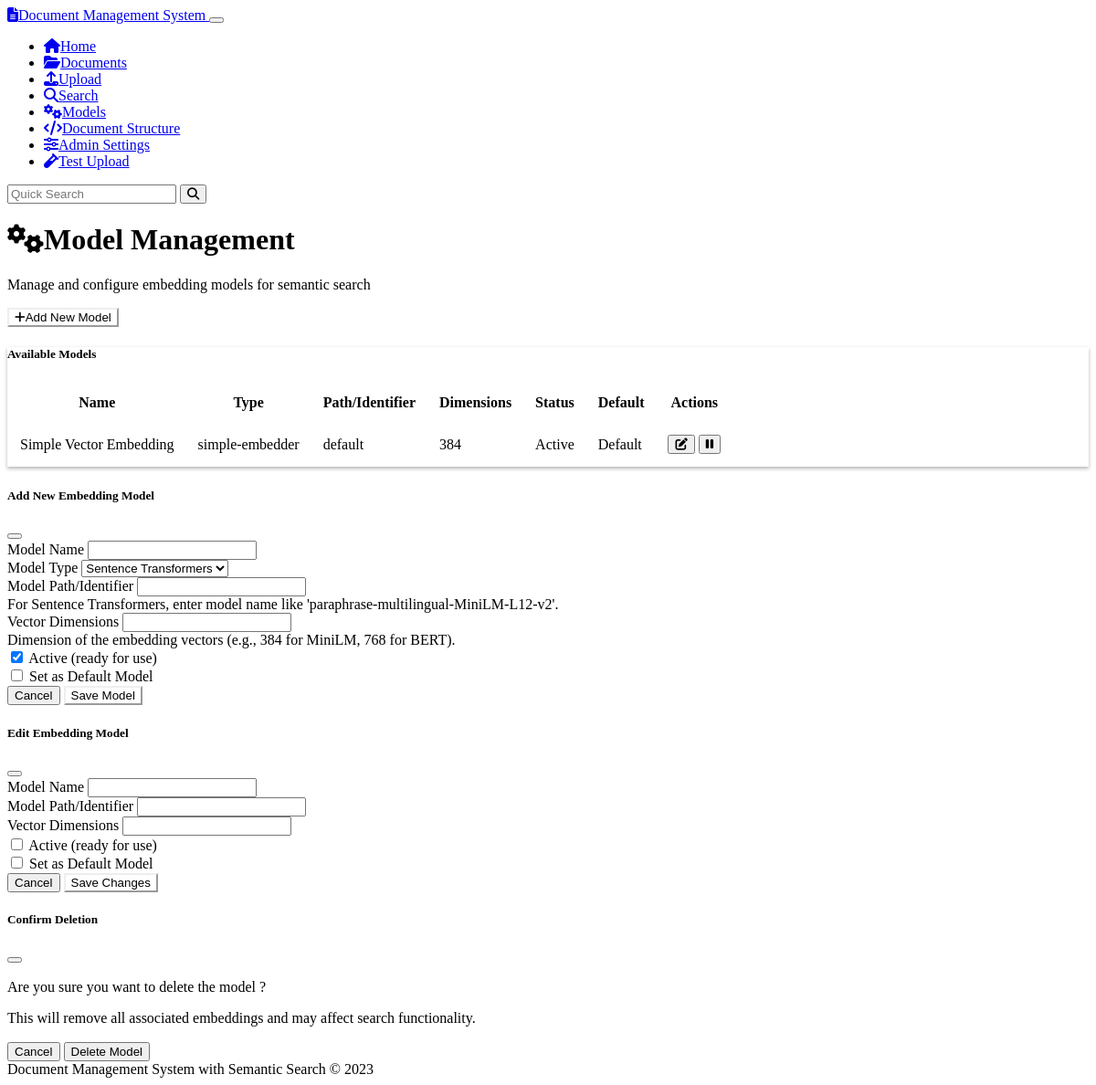
The page /models on the database as committed earlier.
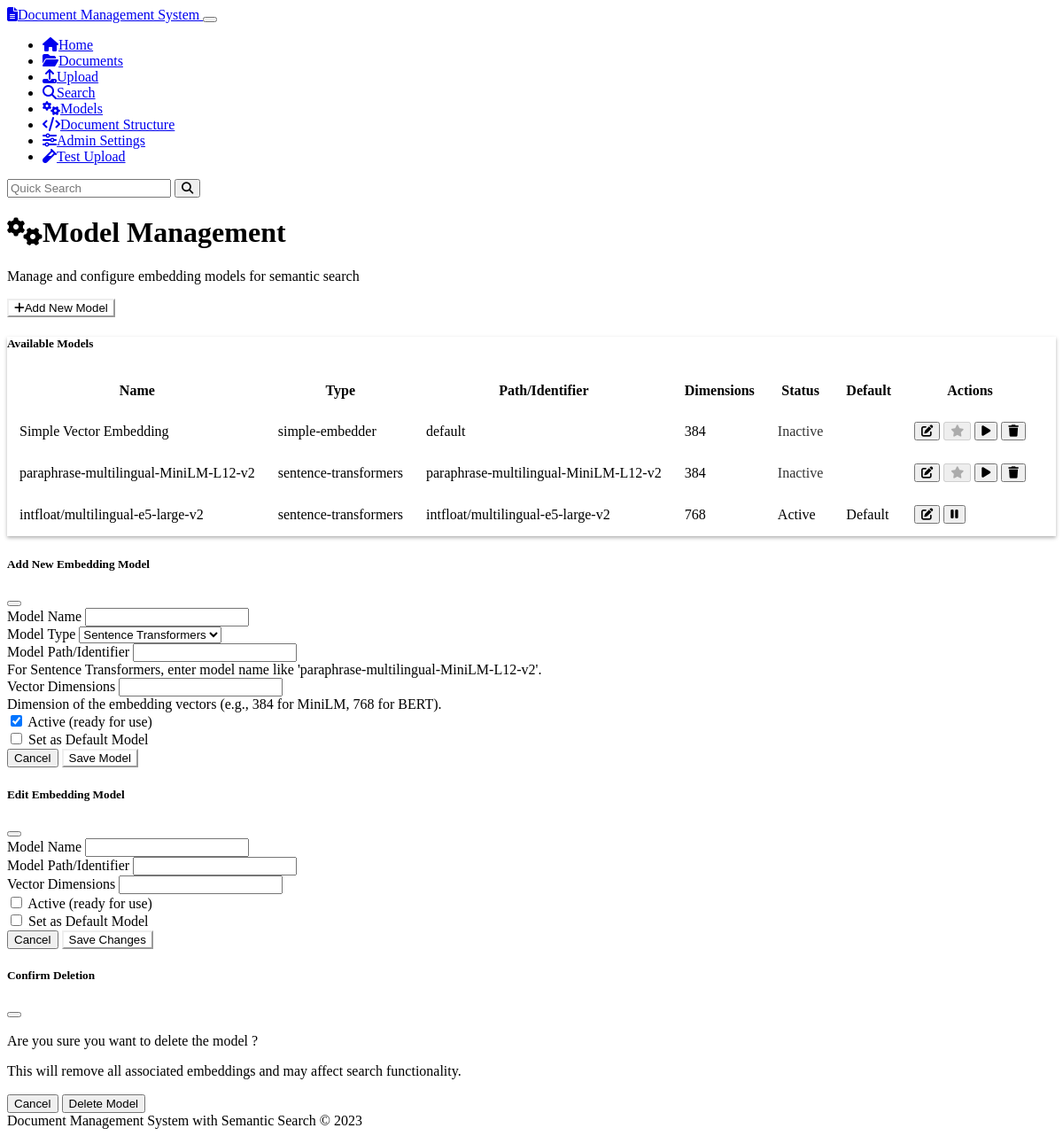
The same page on the database as committed later.
### models.py (models this page shows, shortened)
class EmbeddingModel(db.Model):
    id = db.Column(db.String(36), primary_key=True, default=lambda: str(uuid.uuid4()))
    name = db.Column(db.String(100), nullable=False, unique=True)
    model_type = db.Column(db.String(50), nullable=False)  # sentence-transformers, openai, etc.
    model_path = db.Column(db.String(255), nullable=False)  # Path or identifier for the model
    dimension = db.Column(db.Integer, nullable=False)
    is_active = db.Column(db.Boolean, default=True)
    is_default = db.Column(db.Boolean, default=False)
    config = db.Column(JSON, nullable=True)  # Additional configuration
    created_at = db.Column(db.DateTime, default=datetime.datetime.utcnow)
    embeddings = db.relationship('ChunkEmbedding', backref='model', cascade='all, delete-orphan')

### routes.py (the view)
@app.route('/models')
def model_management():
    models = EmbeddingModel.query.all()
    return render_template('model_management.html', models=models)

### templates/model_management.html (shortened to what this page needs)
{% extends 'base.html' %}
{% block content %}
<div class="row mb-4">
    <div class="col-md-6">
        <h1><i class="fas fa-cogs me-2"></i>Model Management</h1>
        <p class="text-muted">Manage and configure embedding models for semantic search</p>
    </div>
    <div class="col-md-6 text-md-end">
        <button type="button" class="btn btn-primary" data-bs-toggle="modal" data-bs-target="#addModelModal">
            <i class="fas fa-plus me-1"></i>Add New Model
        </button>
    </div>
</div>
<div class="row">
    <div class="col-12">
        <div class="card">
            <div class="card-header">
                <h5 class="mb-0">Available Models</h5>
            </div>
            <div class="table-responsive">
                <table class="table table-hover align-middle mb-0" id="models-table">
                    <thead>
                        <tr>
                            <th>Name</th>
                            <th>Type</th>
                            <th>Path/Identifier</th>
                            <th>Dimensions</th>
                            <th>Status</th>
                            <th>Default</th>
                            <th class="text-center">Actions</th>
                        </tr>
                    </thead>
                    <tbody>
                        {% for model in models %}
                            <tr data-model-id="{{ model.id }}">
                                <td>{{ model.name }}</td>
                                <td>{{ model.model_type }}</td>
                                <td>{{ model.model_path }}</td>
                                <td>{{ model.dimension }}</td>
                                <td>
                                    {% if model.is_active %}
                                        <span class="badge bg-success">Active</span>
                                    {% else %}
                                        <span class="badge bg-secondary">Inactive</span>
                                    {% endif %}
                                </td>
                                <td>
                                    {% if model.is_default %}
                                        <span class="badge bg-primary">Default</span>
                                    {% endif %}
                                </td>
                                <td>
                                    <div class="btn-group">
                                        <button type="button" class="btn btn-sm btn-outline-warning edit-model"
                                                data-model-id="{{ model.id }}" data-bs-toggle="modal" data-bs-target="#editModelModal">
                                            <i class="fas fa-edit"></i>
                                        </button>
                                        {% if not model.is_default %}
                                            <button type="button" class="btn btn-sm btn-outline-primary set-default-model"
                                                    data-model-id="{{ model.id }}" {% if not model.is_active %}disabled{% endif %}>
                                                <i class="fas fa-star"></i>
                                            </button>
                                        {% endif %}
                                        <button type="button" class="btn btn-sm btn-outline-{% if model.is_active %}secondary{% else %}success{% endif %} toggle-model-status"
                                                data-model-id="{{ model.id }}" data-current-status="{{ model.is_active|int }}">
                                            <i class="fas {% if model.is_active %}fa-pause{% else %}fa-play{% endif %}"></i>
                                        </button>
                                        {% if not model.is_default %}
                                            <button type="button" class="btn btn-sm btn-outline-danger delete-model"
                                                    data-model-id="{{ model.id }}" data-model-name="{{ model.name }}">
                                                <i class="fas fa-trash"></i>
                                            </button>
                                        {% endif %}
                                    </div>
                                </td>
                            </tr>
                        {% endfor %}
                    </tbody>
                </table>
            </div>
        </div>
    </div>
</div>
<div class="modal fade" id="addModelModal" tabindex="-1" aria-labelledby="addModelModalLabel" aria-hidden="true">
    <div class="modal-dialog modal-lg">
        <div class="modal-content">
            <div class="modal-header">
                <h5 class="modal-title" id="addModelModalLabel">Add New Embedding Model</h5>
                <button type="button" class="btn-close" data-bs-dismiss="modal" aria-label="Close"></button>
            </div>
            <div class="modal-body">
                <form id="add-model-form">
                    <div class="mb-3">
                        <label for="model-name" class="form-label">Model Name</label>
                        <input type="text" class="form-control" id="model-name" name="name" required>
                    </div>
                    <div class="mb-3">
                        <label for="model-type" class="form-label">Model Type</label>
                        <select class="form-select" id="model-type" name="model_type" required>
                            <option value="sentence-transformers">Sentence Transformers</option>
                        </select>
                    </div>
                    <div class="mb-3">
                        <label for="model-path" class="form-label">Model Path/Identifier</label>
                        <input type="text" class="form-control" id="model-path" name="model_path" required>
                        <div class="form-text">
                            For Sentence Transformers, enter model name like 'paraphrase-multilingual-MiniLM-L12-v2'.
                        </div>
                    </div>
                    <div class="mb-3">
                        <label for="model-dimension" class="form-label">Vector Dimensions</label>
                        <input type="number" class="form-control" id="model-dimension" name="dimension" required>
                        <div class="form-text">
                            Dimension of the embedding vectors (e.g., 384 for MiniLM, 768 for BERT).
                        </div>
                    </div>
                    <div class="form-check mb-3">
                        <input class="form-check-input" type="checkbox" id="model-active" name="is_active" checked>
                        <label class="form-check-label" for="model-active">
                            Active (ready for use)
                        </label>
                    </div>
                    <div class="form-check mb-3">
                        <input class="form-check-input" type="checkbox" id="model-default" name="is_default">
                        <label class="form-check-label" for="model-default">
                            Set as Default Model
                        </label>
                    </div>
                </form>
            </div>
            <div class="modal-footer">
                <button type="button" class="btn btn-secondary" data-bs-dismiss="modal">Cancel</button>
                <button type="button" class="btn btn-primary" id="save-new-model">Save Model</button>
            </div>
        </div>
    </div>
</div>
<div class="modal fade" id="editModelModal" tabindex="-1" aria-labelledby="editModelModalLabel" aria-hidden="true">
    <div class="modal-dialog modal-lg">
        <div class="modal-content">
            <div class="modal-header">
                <h5 class="modal-title" id="editModelModalLabel">Edit Embedding Model</h5>
                <button type="button" class="btn-close" data-bs-dismiss="modal" aria-label="Close"></button>
            </div>
            <div class="modal-body">
                <form id="edit-model-form">
                    <div class="mb-3">
                        <label for="edit-model-name" class="form-label">Model Name</label>
                        <input type="text" class="form-control" id="edit-model-name" name="name" required>
                    </div>
                    <div class="mb-3">
                        <label for="edit-model-path" class="form-label">Model Path/Identifier</label>
                        <input type="text" class="form-control" id="edit-model-path" name="model_path" required>
                    </div>
                    <div class="mb-3">
                        <label for="edit-model-dimension" class="form-label">Vector Dimensions</label>
                        <input type="number" class="form-control" id="edit-model-dimension" name="dimension" required>
                    </div>
                    <div class="form-check mb-3">
                        <input class="form-check-input" type="checkbox" id="edit-model-active" name="is_active">
                        <label class="form-check-label" for="edit-model-active">
                            Active (ready for use)
                        </label>
                    </div>
                    <div class="form-check mb-3">
                        <input class="form-check-input" type="checkbox" id="edit-model-default" name="is_default">
                        <label class="form-check-label" for="edit-model-default">
                            Set as Default Model
                        </label>
                    </div>
                </form>
            </div>
            <div class="modal-footer">
                <button type="button" class="btn btn-secondary" data-bs-dismiss="modal">Cancel</button>
                <button type="button" class="btn btn-primary" id="update-model">Save Changes</button>
            </div>
        </div>
    </div>
</div>
<div class="modal fade" id="deleteModelModal" tabindex="-1" aria-labelledby="deleteModelModalLabel" aria-hidden="true">
    <div class="modal-dialog">
        <div class="modal-content">
            <div class="modal-header">
                <h5 class="modal-title" id="deleteModelModalLabel">Confirm Deletion</h5>
                <button type="button" class="btn-close" data-bs-dismiss="modal" aria-label="Close"></button>
            </div>
            <div class="modal-body">
                <p>Are you sure you want to delete the model <strong id="delete-model-name"></strong>?</p>
                <p class="text-danger">This will remove all associated embeddings and may affect search functionality.</p>
            </div>
            <div class="modal-footer">
                <button type="button" class="btn btn-secondary" data-bs-dismiss="modal">Cancel</button>
                <button type="button" class="btn btn-danger" id="confirm-delete-model">Delete Model</button>
            </div>
        </div>
    </div>
</div>
{% endblock %}

### templates/base.html (shortened to what this page needs)
<!DOCTYPE html>
<html lang="en" data-bs-theme="dark">
<head>
    <link rel="stylesheet" href="https://cdn.replit.com/agent/bootstrap-agent-dark-theme.min.css">
    <link rel="stylesheet" href="https://cdnjs.cloudflare.com/ajax/libs/font-awesome/6.4.0/css/all.min.css">
    <link rel="stylesheet" href="{{ url_for('static', filename='css/custom.css') }}">
</head>
<body>
    <nav class="navbar navbar-expand-lg navbar-dark bg-dark">
        <div class="container">
            <a class="navbar-brand" href="{{ url_for('index') }}">
                <i class="fas fa-file-alt me-2"></i>Document Management System
            </a>
            <button class="navbar-toggler" type="button" data-bs-toggle="collapse" data-bs-target="#navbarNav"
                    aria-controls="navbarNav" aria-expanded="false" aria-label="Toggle navigation">
            </button>
            <div class="collapse navbar-collapse" id="navbarNav">
                <ul class="navbar-nav me-auto">
                    <li class="nav-item">
                        <a class="nav-link" href="{{ url_for('index') }}">
                            <i class="fas fa-home me-1"></i>Home
                        </a>
                    </li>
                    <li class="nav-item">
                        <a class="nav-link" href="{{ url_for('document_list') }}">
                            <i class="fas fa-folder-open me-1"></i>Documents
                        </a>
                    </li>
                    <li class="nav-item">
                        <a class="nav-link" href="{{ url_for('upload') }}">
                            <i class="fas fa-upload me-1"></i>Upload
                        </a>
                    </li>
                    <li class="nav-item">
                        <a class="nav-link" href="{{ url_for('search_page') }}">
                            <i class="fas fa-search me-1"></i>Search
                        </a>
                    </li>
                    <li class="nav-item">
                        <a class="nav-link" href="{{ url_for('model_management') }}">
                            <i class="fas fa-cogs me-1"></i>Models
                        </a>
                    </li>
                    <li class="nav-item">
                        <a class="nav-link" href="{{ url_for('document_schema_page') }}">
                            <i class="fas fa-code me-1"></i>Document Structure
                        </a>
                    </li>
                    <li class="nav-item">
                        <a class="nav-link" href="{{ url_for('admin_settings_page') }}">
                            <i class="fas fa-sliders-h me-1"></i>Admin Settings
                        </a>
                    </li>
                    <li class="nav-item">
                        <a class="nav-link" href="{{ url_for('test_upload_page') }}">
                            <i class="fas fa-vial me-1"></i>Test Upload
                        </a>
                    </li>
                </ul>
                <form class="d-flex" action="{{ url_for('search_page') }}" method="get">
                    <input class="form-control me-2" type="search" name="query" placeholder="Quick Search" aria-label="Search">
                    <button class="btn btn-outline-info" type="submit">
                        <i class="fas fa-search"></i>
                    </button>
                </form>
            </div>
        </div>
    </nav>
    <div class="container py-4">
        {% block content %}{% endblock %}
    </div>
    <footer class="footer mt-auto py-3 bg-dark">
        <div class="container text-center">
            <span class="text-muted">Document Management System with Semantic Search &copy; 2023</span>
        </div>
    </footer>
</body>
</html>

### static/css/custom.css (style rules this page uses)
body { min-height: 100vh; display: flex; flex-direction: column; }
.footer { margin-top: auto; }
.badge.bg-secondary { opacity: 0.8; }
.card { box-shadow: 0 0.125rem 0.25rem rgba(0, 0, 0, 0.3); margin-bottom: 1.5rem; }
.card-header { font-weight: 500; }
.btn { font-weight: 500; }
.btn-primary { background-color: var(--bs-primary); border-color: var(--bs-primary); }
.table > :not(caption) > * > * { padding: 0.75rem; }
.modal-header { border-bottom: 1px solid rgba(255, 255, 255, 0.1); }
.modal-footer { border-top: 1px solid rgba(255, 255, 255, 0.1); }

Rows that differ between the two databases and show on the page:
changed EmbeddingModel "Simple Vector Embedding": is_active "Active" → "Inactive"; no longer shows "Default"
added EmbeddingModel: name "paraphrase-multilingual-MiniLM-L12-v2", model_type "sentence-transformers", model_path "paraphrase-multilingual-MiniLM-L12-v2", dimension "384", is_active "Inactive"
added EmbeddingModel: name "intfloat/multilingual-e5-large-v2", model_type "sentence-transformers", model_path "intfloat/multilingual-e5-large-v2", dimension "768", is_active "Active", is_default "Default"
